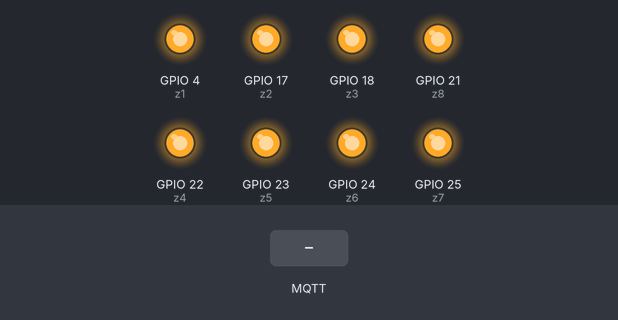
A program run on a simulated Raspberry Pi (BCM pin numbers). On the bench: output pins drawn as LEDs (lit = HIGH). Inputs (shaded band) come from the test bench. The clock reads 2024-03-15 10:24:30 at power-on unless the program sets it; files the program writes start out absent; no MQTT or app messages arrive unless stated; parts the program declares active-low are drawn by pin level, so they are really on while drawn off; what the program prints to the terminal is not drawn.

Above: at 1.3 s.
1.4 s: MQTT message "on" arrives on the first subscribed topic
At 1.7 s:
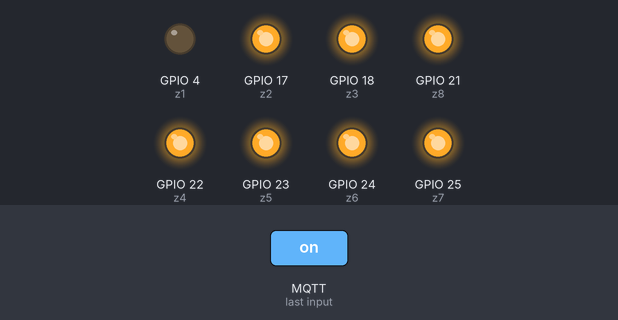
2.9 s: MQTT message "off" arrives on the first subscribed topic
At 4.1 s:
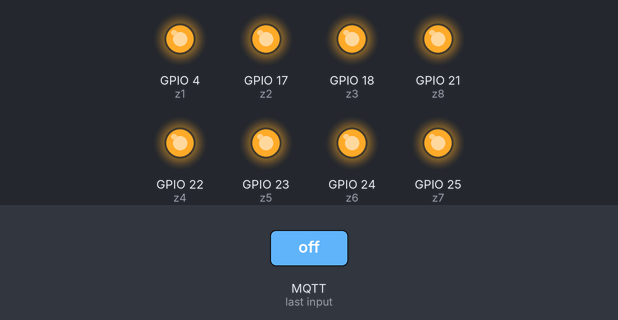
Timing chart, 0 to 5.9 s (numbered marks = the images above; inputs shaded):
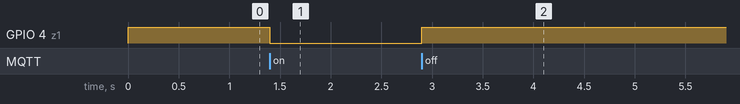

The program:

mqtt-sprinklers.py
```python
#!usr/bin/python3

## A simple script to monitor MQTT topics and trigger sprinklers
## Brandon Mutari
## 6/7/2020

import gpiozero
import paho.mqtt.client as mqtt
from datetime import datetime
import logging

logging.basicConfig(filename='sprinkles.log', level=logging.DEBUG)

# setup the pins for each zone
z1 = gpiozero.DigitalOutputDevice(4,active_high=False,initial_value=False)
z2 = gpiozero.DigitalOutputDevice(17,active_high=False,initial_value=False)
z3 = gpiozero.DigitalOutputDevice(18,active_high=False,initial_value=False)
z4 = gpiozero.DigitalOutputDevice(22,active_high=False,initial_value=False)
z5 = gpiozero.DigitalOutputDevice(23,active_high=False,initial_value=False)
z6 = gpiozero.DigitalOutputDevice(24,active_high=False,initial_value=False)
z7 = gpiozero.DigitalOutputDevice(25,active_high=False,initial_value=False)
z8 = gpiozero.DigitalOutputDevice(21,active_high=False,initial_value=False)

zones = {
    'sprinklers/z1':z1,
    'sprinklers/z2':z2,
    'sprinklers/z3':z3,
    'sprinklers/z4':z4,
    'sprinklers/z5':z5,
    'sprinklers/z6':z6,
    'sprinklers/z7':z7,
    'sprinklers/z8':z8,
}

# The callback for when the client receives a CONNACK response from the server.
def on_connect(client, userdata, flags, rc):
    print("Connected with result code "+str(rc))

    # Subscribing in on_connect() means that if we lose the connection and
    # reconnect then subscriptions will be renewed.
    client.subscribe("sprinklers/z1")
    client.subscribe("sprinklers/z2")
    client.subscribe("sprinklers/z3")
    client.subscribe("sprinklers/z4")
    client.subscribe("sprinklers/z5")
    client.subscribe("sprinklers/z6")
    client.subscribe("sprinklers/z7")
    client.subscribe("sprinklers/z8")

# The callback for when a PUBLISH message is received from the server.
def on_message(client, userdata, msg):
    z = zones[msg.topic]
    if (msg.payload.decode("utf-8") == 'on'):
        logging.info(datetime.now().strftime('%a %m/%d/%Y - %H:%M:%S') + ' turning on: ' + str(msg.topic))
        z.on()
    if (msg.payload.decode("utf-8") == 'off'):
        logging.info(datetime.now().strftime('%a %m/%d/%Y - %H:%M:%S') + ' turning off: ' + str(msg.topic))
        z.off()

client = mqtt.Client()
client.on_connect = on_connect
client.on_message = on_message

client.connect("10.25.83.11", 1883, 60)

# Blocking call that processes network traffic, dispatches callbacks and
# handles reconnecting.
# Other loop*() functions are available that give a threaded interface and a
# manual interface.
client.loop_forever()
```

Measured:
- after the input at 1.4 s, GPIO 4 (z1): HIGH → LOW at once
- after the input at 2.9 s, GPIO 4 (z1): LOW → HIGH at once
